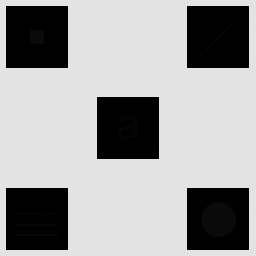
#> input picture Lab2/src/hidden-symbols.tif, 256 x 256 px
$ jupyter execute Cw8.ipynb
#> lines starting #> are read from the running program, lines starting #| are printed output that depends on the picture
[cell 1]
import matplotlib.pyplot as plt
from PIL import Image
from skimage import exposure
import skimage.morphology as morp
from skimage.filters import rank
import numpy as np

[cell 2]
# Załadowanie pliku .tiff
img = np.array( Image.open("src/hidden-symbols.tif").convert('L') )
#> img is the input picture: shape (256, 256); min 0, max 228, mean 160.7

[cell 3]
#Wyświetlenie załadowanego obrazu
img_local = rank.equalize(img, morp.disk(6))
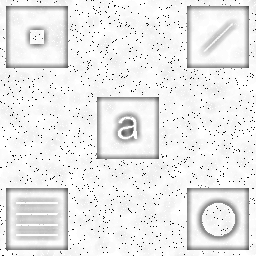
#> img_local: shape (256, 256); min 2, max 255, mean 235.2
img_stat = exposure.equalize_adapthist(img, clip_limit=1.15)
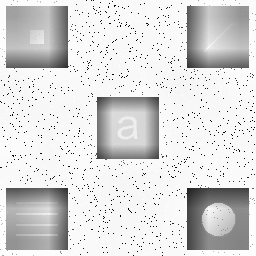
#> img_stat: shape (256, 256) float64; min 0, max 1, mean 0.856

plt.figure()
plt.subplot(2,3,1)
plt.imshow(img, cmap='gray')

plt.subplot(2,3,2)
plt.imshow(img_local, cmap='gray')

plt.subplot(2,3,3)
plt.imshow(img_stat, cmap='gray')

plt.tight_layout()
plt.show()
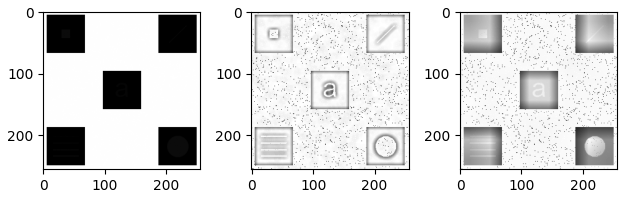
#> figure drawn by matplotlib, 3 panels
